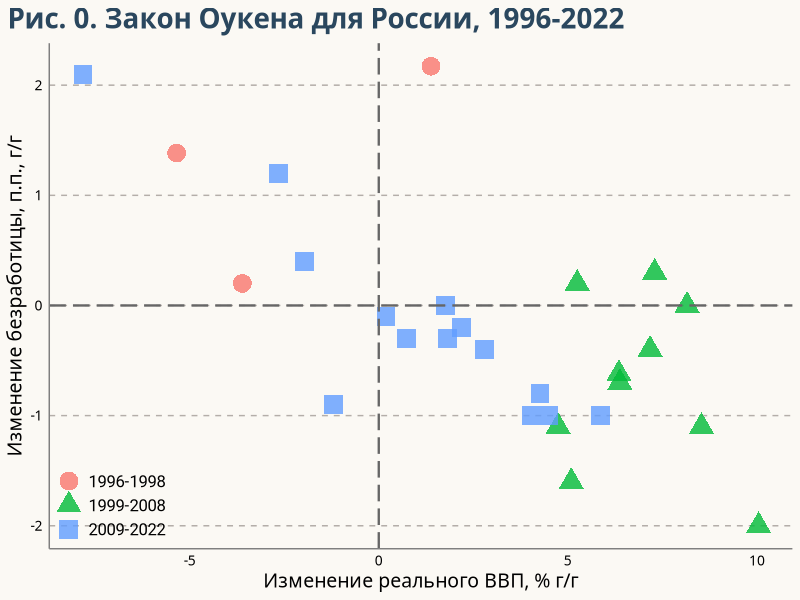
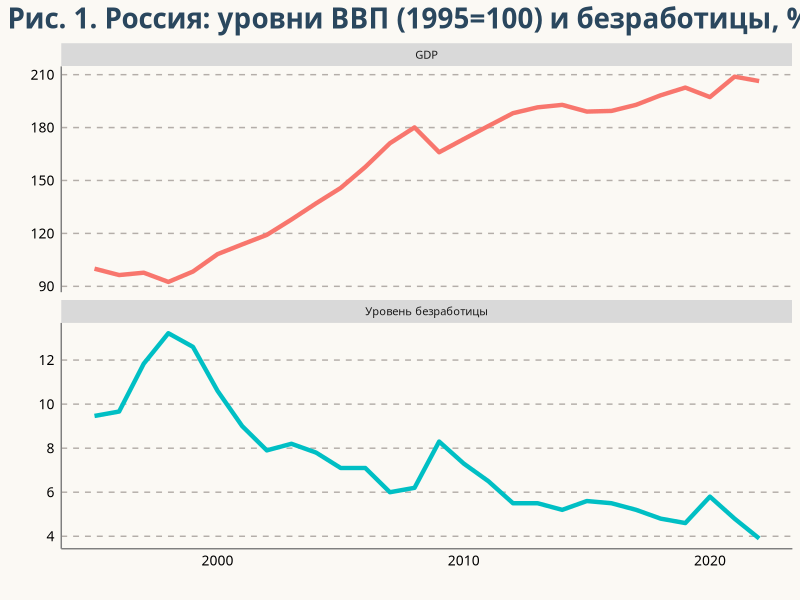
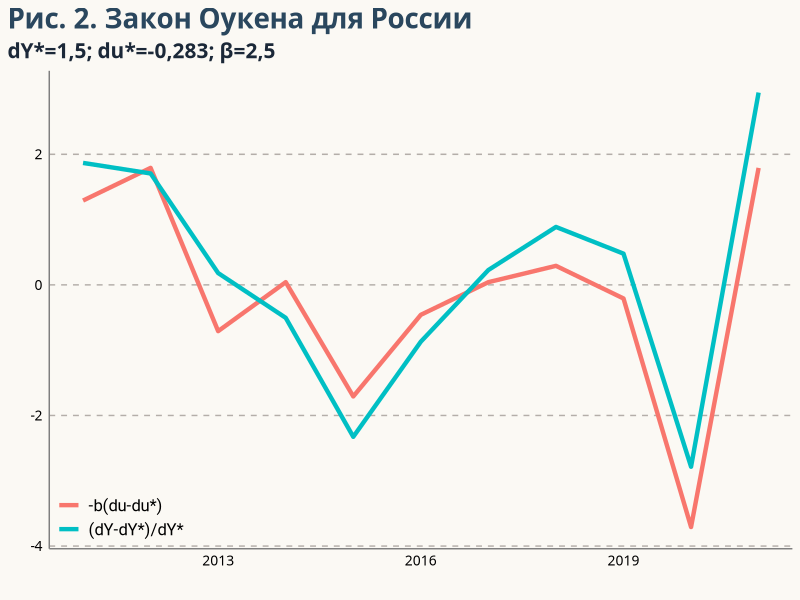
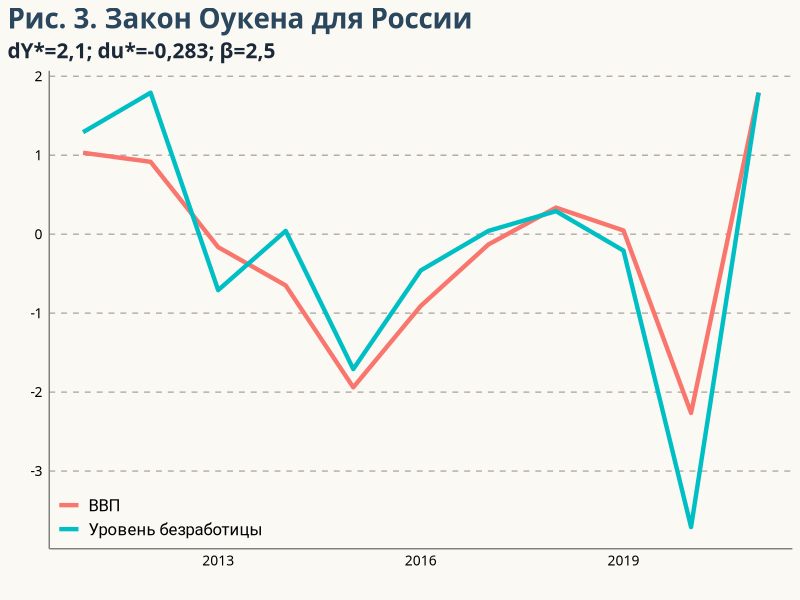
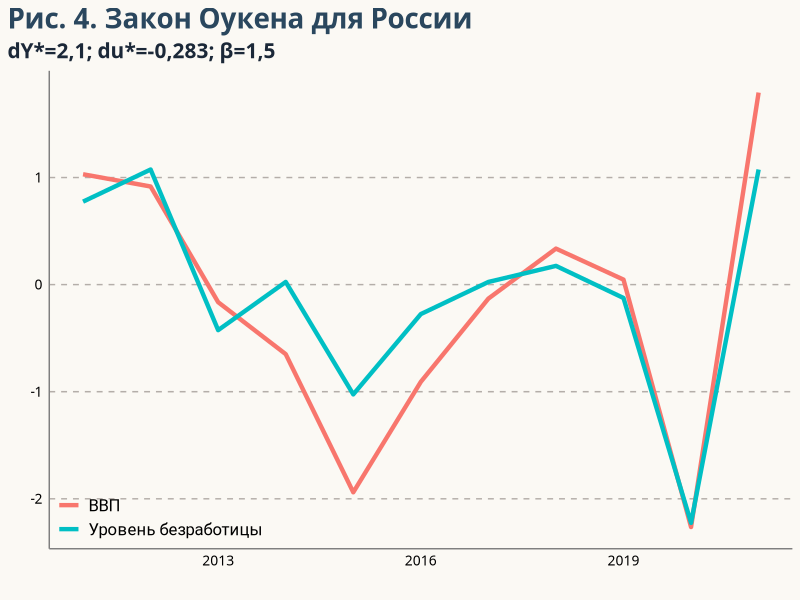
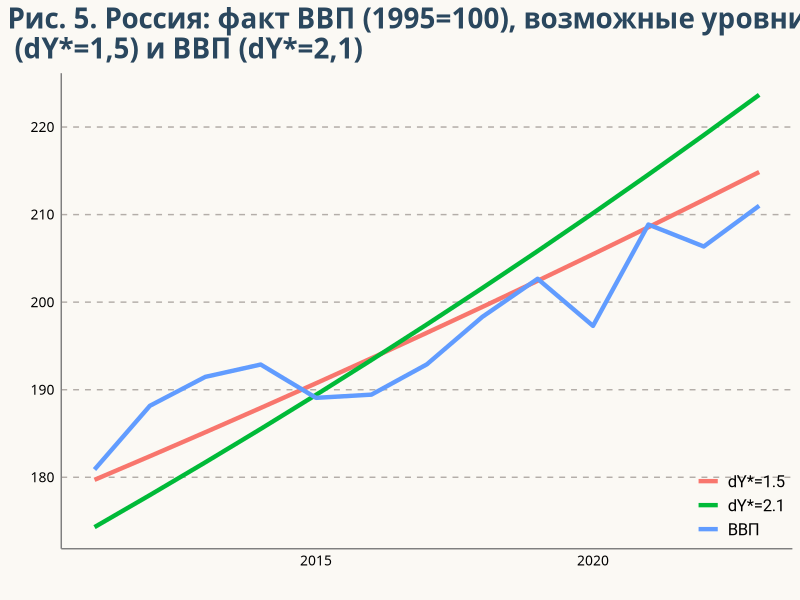
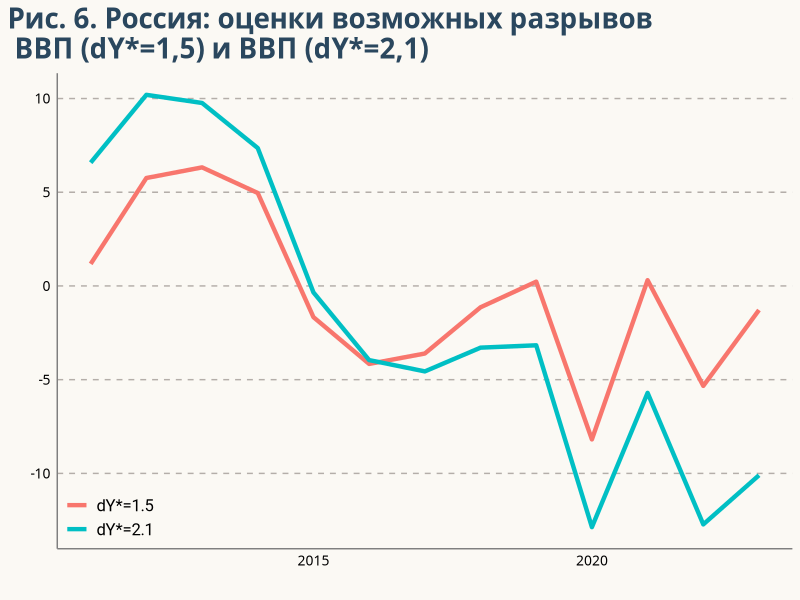

These figures' R source, in order:
## ---- chunk 1
#| echo: false
#| label: data
#| warning: false
library(tidyverse)
df <- read_delim('gdp.csv', col_names = c('year', 'GDP', 'UR'), delim=";", locale=locale(decimal_mark = ","))
df <- df %>% mutate(GDP_growth = GDP - 100,
                    UR_growth = UR - lag(UR),
                    period = case_when(
                        year <= 1998 ~ '1996-1998',
                        year <= 2008 ~ '1999-2008',
                        .default = '2009-2022'
                    )) %>%
            mutate(GDP_base = cumprod(GDP/100)*100)
dustar <- mean(df$UR_growth[df$year>2010])

B25 <-2.5
B15 <-1.5

theme_update(
    # The default font when not explicitly specified
    text = element_text(family = "Lobster Two", size = 10, color = "black"),
    
    # Customize legend text, position, and background.
    legend.text = element_text(size = 12, family = "Roboto"),
    legend.title = element_blank(),
    legend.position = c(0, 0),
    legend.justification = c(0, 0),
    legend.background = element_blank(),
    # This one removes the background behind each key in the legend
    legend.key = element_blank(),
    
    # Customize title and subtitle font/size/color
    plot.title = element_text(
      family = "Lobster Two", 
      size = 20,
      face = "bold", 
      color = "#2a475e"
    ),
    plot.subtitle = element_text(
      family = "Lobster Two", 
      size = 15, 
      face = "bold", 
      color = "#1b2838"
    ),
    plot.title.position = "plot",
    
    # Adjust axis parameters such as size and color.
    axis.text = element_text(size = 10, color = "black"),
    axis.title = element_text(size = 14),
    axis.ticks = element_blank(),
    # Axis lines are now lighter than default
    axis.line = element_line(colour = "grey50"),
    
    # Only keep y-axis major grid lines, with a grey color and dashed type.
    panel.grid.minor = element_blank(),
    panel.grid.major.x = element_blank(),
    panel.grid.major.y = element_line(color = "#b4aea9", linetype ="dashed"),
    
    # Use a light color for the background of the plot and the panel.
    panel.background = element_rect(fill = "#fbf9f4", color = "#fbf9f4"),
    plot.background = element_rect(fill = "#fbf9f4", color = "#fbf9f4"))
## ---- chunk 2
#| warning: false

df %>% filter(year !=1995) %>% ggplot(aes(x=GDP_growth, y= UR_growth)) + 
geom_point(aes(color=period, shape= period),
            size=6,
            alpha = 0.8) +
#  geom_smooth(method =lm, se = FALSE) +
 geom_vline(
    aes(xintercept = 0), 
    color = "grey40",
    linetype = "longdash",
    size = .8
  )+
  geom_hline(
    aes(yintercept = 0), 
    color = "grey40",
    linetype = "longdash",
    size = .8
  ) +
  labs(title = 'Рис. 0. Закон Оукена для России, 1996-2022',
         x = 'Изменение реального ВВП, % г/г',
         y = 'Изменение безработицы, п.п., г/г')
## ---- chunk 3
#| warning: false

df %>%
    select(year, GDP_base, UR) %>%
    pivot_longer(!year, values_to= 'value') %>%
    mutate(name = case_when(
                  name == 'GDP_base' ~ 'GDP',
                  .default = 'Уровень безработицы'
    )) %>%
    ggplot(aes(x=year, y=value, group =name, color=name))+ geom_line(linewidth=1.5) +
    facet_wrap(~name, dir="v", scales="free_y") +
    theme(legend.position="none", legend.title = element_blank()) +
    labs(title = 'Рис. 1. Россия: уровни ВВП (1995=100) и безработицы, %', x='', y='')
## ---- chunk 4
#| warning: false

df %>% filter(year>2010) %>% mutate(dYstar = mean(GDP_growth),
                                          dustar = mean(UR_growth),
                                          'dY-dY*' = GDP_growth - dYstar,
                                          '(dY-dY*)/dY*' = `dY-dY*`/dYstar,
                                          'du-du*' = UR_growth - dustar,
                                          '-b(du-du*)' = -2.5*`du-du*`) %>%
 filter(year < 2022) %>%
 select(year, '(dY-dY*)/dY*', '-b(du-du*)') %>%
 pivot_longer(!year, values_to='value') %>%
 ggplot(aes(x=year, y= value, group=name, color=name)) +
 geom_line(linewidth=1.5) +
 labs(title = 'Рис. 2. Закон Оукена для России',
      subtitle = 'dY*=1,5; du*=-0,283; β=2,5',
      x = '',
      y = '')
## ---- chunk 5
#| warning: false

df %>% filter(year>=2010) %>% mutate(GDP = (GDP-100-2.1)/2.1,
                                     deltaUR = (UR-lag(UR)-dustar)*-B25) %>%
    filter(year >2010, year<2022) %>%
    select(year, GDP, deltaUR) %>%
    pivot_longer(!year, values_to = 'value') %>%
    mutate(name = case_when(
                  name == 'GDP' ~ 'ВВП',
                  .default = 'Уровень безработицы') ) %>%
    ggplot(aes(x=year, y=value, group = name, color=name)) +
    geom_line(linewidth=1.5) +
 labs(title = 'Рис. 3. Закон Оукена для России',
      subtitle = 'dY*=2,1; du*=-0,283; β=2,5',
      x = '',
      y = '')
## ---- chunk 6
#| warning: false

df %>% filter(year>=2010) %>% mutate(GDP = (GDP-100-2.1)/2.1,
                                     deltaUR = (UR-lag(UR)-dustar)*-B15) %>%
    filter(year >2010, year<2022) %>%
    select(year, GDP, deltaUR) %>%
    pivot_longer(!year, values_to = 'value') %>%
    mutate(name = case_when(
                  name == 'GDP' ~ 'ВВП',
                  .default = 'Уровень безработицы') ) %>%
    ggplot(aes(x=year, y=value, group = name, color=name)) +
    geom_line(linewidth=1.5) +
 labs(title = 'Рис. 4. Закон Оукена для России',
      subtitle = 'dY*=2,1; du*=-0,283; β=1,5',
      x = '',
      y = '')
## ---- chunk 7
#| warning: false

df %>% select(year, GDP) %>%
    add_row(year=2023, GDP=df$GDP[df$year==2022]*1.035) %>%
    mutate(GDP_base = cumprod(GDP/100)*100) %>%
    filter(year >= 2010) %>%
    add_column(GDP15 = (173.48650076548+3.56599810736186)*1.015^c(0:13)) %>%
    add_column(GDP21 = (173.48650076548-2.76523324988951)*1.021^c(0:13)) %>%
    select(year, GDP_base, GDP15, GDP21) %>% filter (year>2010) %>%
    pivot_longer(!year, values_to = "value") %>%
    mutate(name = case_when(
                  name == 'GDP_base' ~ 'ВВП',
                  name == 'GDP15' ~ 'dY*=1.5',
                  name == 'GDP21' ~ 'dY*=2.1'
                  ) ) %>%
    ggplot(aes(x=year, y=value, group=name, color=name)) +
    geom_line(linewidth=1.5)+
 theme(
    legend.position = c(1, 0),
    legend.justification = c(1, 0)) +
 labs(title = 'Рис. 5. Россия: факт ВВП (1995=100), возможные уровни ВВП\n (dY*=1,5) и ВВП (dY*=2,1)',
      x = '',
      y = '')
 
## ---- chunk 8
#| warning: false

df %>% select(year, GDP_base) %>%
    add_row(year=2023,
            GDP_base=df$GDP_base[df$year==2022]*1.035)%>%
    filter(year >= 2010) %>%
    add_column(GDP15 = (173.48650076548+3.56599810736186)*1.015^c(0:13)) %>%
    add_column(GDP21 = (173.48650076548-2.76523324988951)*1.021^c(0:13)) %>%
    mutate(d_GDP15 = GDP_base - GDP15,
           d_GDP21 = GDP_base - GDP21) %>%
    select(year, d_GDP15, d_GDP21) %>% filter (year>2010) %>%
    pivot_longer(!year, values_to = "value") %>%
    mutate(name = case_when(
                  name == 'GDP' ~ 'ВВП',
                  name == 'd_GDP15' ~ 'dY*=1.5',
                  name == 'd_GDP21' ~ 'dY*=2.1'
                  ) ) %>%
    ggplot(aes(x=year, y=value, group=name, color=name)) +
    geom_line(linewidth=1.5) +
 labs(title = 'Рис. 6. Россия: оценки возможных разрывов\n ВВП (dY*=1,5) и ВВП (dY*=2,1)',
      x = '',
      y = '')
 
